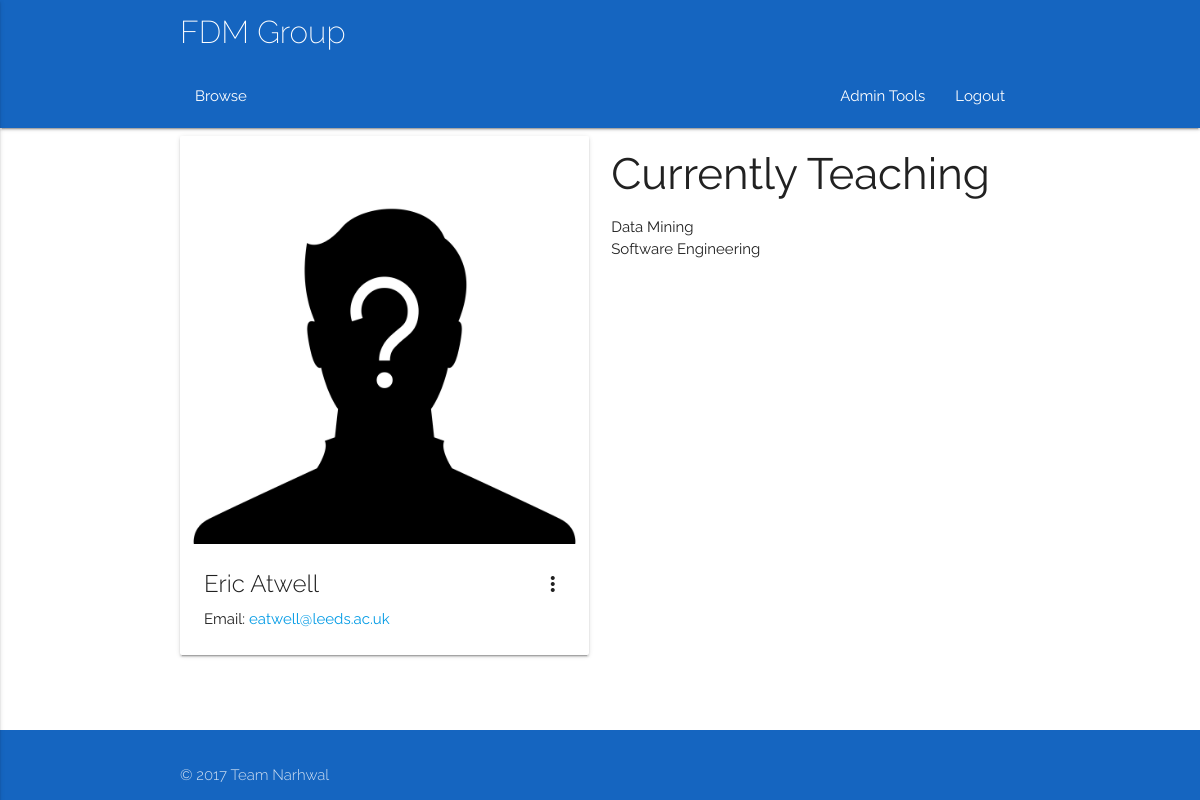
Screenshot of /trainers/5 (signed in) with the database file from the repository.
### app/models.py (models this page shows, shortened)
class User(db.Model):
	__tablename__ = 'User'
	userID = db.Column(db.Integer, primary_key = True)
	name = db.Column(db.String(100))
	username = db.Column(db.String(100))
	email = db.Column(db.String(100))
	password = db.Column(db.String(100))
	type = db.Column(db.String(100))
	__mapper_args__ = {
		'polymorphic_identity': 'base',
		'polymorphic_on': type
	}

class Class(db.Model):
	__tablename__ = 'Class'
	classID = db.Column(db.Integer, primary_key = True)
	coursePoint = db.Column(db.Integer, db.ForeignKey('Course.courseID'))
	course = db.relationship("Course", foreign_keys = [coursePoint])
	courseID = db.Column(db.Integer)
	title = db.Column(db.String(100))
	description = db.Column(db.String(100))
	capacity = db.Column(db.Integer)
	startTime = db.Column(db.DateTime, default = datetime.utcnow )
	duration = db.Column(db.Integer, default = 60)
	reqFac = db.Column(db.String(100), default = 'None')
	preTrain = db.Column(db.String(100), default = 'None')
	locationPoint = db.Column(db.Integer, db.ForeignKey('Room.roomID'))
	location = db.relationship("Room", foreign_keys = [locationPoint])
	trainerPoint = db.Column(db.Integer, db.ForeignKey('Trainer.trainerID'))
	trainer = db.relationship("Trainer", foreign_keys = [trainerPoint])
	attendanceList = db.relationship('Delegate', secondary = association_table)
	waitList = db.relationship('Delegate', secondary = waiting_table)

### app/views.py (the view)
@app.route('/trainers/<id>')
@login_required
def trainerSchedule(id):
    trainerID = id
    if current_user.type != 'Admin':
        abort(403)
    current_trainer = trainers(trainerID=trainerID)
    trainerClassList = classes(trainerPoint=trainerID)
    if type(trainerClassList) != list:
        trainerClassList = [trainerClassList]
    return render_template('trainersSched.html', title='Trainer Schedule', current_trainer=current_trainer, trainerClassList=trainerClassList)

### app/views.py (called while the page is built)
@login_manager.user_loader
def load_user(id):
    return models.User.query.get(id)

### queries.py (called while the page is built)
def listConvert(x):
    if(x.count() == 1):
        x = x[0]
        return x
    else:
        y = []
    for i in x:
        y.append(i)
    return y

def classes(**kwargs):
    q = models.Class.query.filter_by(**kwargs)
    q = listConvert(q)
    return q

def trainers(**kwargs):
    q = models.Trainer.query.filter_by(**kwargs)
    q = listConvert(q)
    return q

### app/templates/trainersSched.html (shortened to what this page needs)
{% extends "base.html" %} {% block content %}
<div class="container">
    <div class="row">
        <div class="col l6 m6 s12">
            <div class="card hoverable">
                <div class="card-image waves-effect waves-block waves-light">
                    <img class="activator" src="{{url_for('static', filename = 'images/unknown.jpg')}}">
                </div>
                <div class="card-content">
                    <span class="card-title activator grey-text text-darken-4">{{current_trainer.name}}<i class="material-icons right">more_vert</i></span>
                    <p>Email: <a href="mailto:{{current_trainer.email}}">{{current_trainer.email}}</a></p>
                </div>
            </div>
        </div>
        <div class="col l6 m6 s12">
            <h3> Currently Teaching </h3>
            <ul>
                {% for item in trainerClassList %}
                <li>{{item.title}}</li>
                {% endfor %}
            </ul>
        </div>
    </div>
    {% endblock %}

### app/static/css/style.css (style rules this page uses)
html { font-family: 'Raleway', sans-serif; }
.Site { display: flex; min-height: 100vh; flex-direction: column; }

### rows the page displays
User: name "Eric Atwell", email "eatwell@leeds.ac.uk"
Class: title "Data Mining"
Class: title "Software Engineering"
